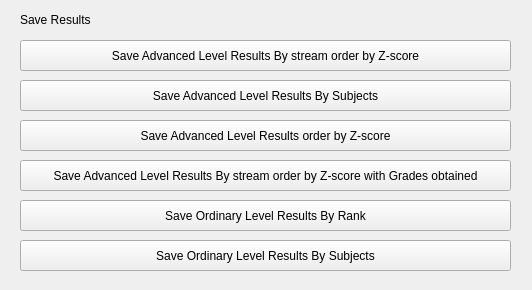
<?xml version="1.0" encoding="UTF-8"?>
<ui version="4.0">
 <class>Form</class>
 <widget class="QWidget" name="Form">
  <property name="geometry">
   <rect>
    <x>0</x>
    <y>0</y>
    <width>532</width>
    <height>290</height>
   </rect>
  </property>
  <property name="windowTitle">
   <string>Form</string>
  </property>
  <widget class="QLabel" name="label">
   <property name="geometry">
    <rect>
     <x>20</x>
     <y>10</y>
     <width>101</width>
     <height>20</height>
    </rect>
   </property>
   <property name="styleSheet">
    <string notr="true">font: 11pt &quot;MS Reference Sans Serif&quot;;</string>
   </property>
   <property name="text">
    <string>Save Results</string>
   </property>
  </widget>
  <widget class="QPushButton" name="pushButton">
   <property name="geometry">
    <rect>
     <x>20</x>
     <y>40</y>
     <width>491</width>
     <height>31</height>
    </rect>
   </property>
   <property name="text">
    <string>Save Advanced Level Results By stream order by Z-score</string>
   </property>
  </widget>
  <widget class="QPushButton" name="pushButton_2">
   <property name="geometry">
    <rect>
     <x>20</x>
     <y>200</y>
     <width>491</width>
     <height>31</height>
    </rect>
   </property>
   <property name="text">
    <string>Save Ordinary Level Results By Rank</string>
   </property>
  </widget>
  <widget class="QLabel" name="label_2">
   <property name="geometry">
    <rect>
     <x>200</x>
     <y>10</y>
     <width>311</width>
     <height>20</height>
    </rect>
   </property>
   <property name="styleSheet">
    <string notr="true">font: 11pt &quot;MS Reference Sans Serif&quot;;</string>
   </property>
   <property name="text">
    <string/>
   </property>
  </widget>
  <widget class="QPushButton" name="pushButton_3">
   <property name="geometry">
    <rect>
     <x>20</x>
     <y>80</y>
     <width>491</width>
     <height>31</height>
    </rect>
   </property>
   <property name="text">
    <string>Save Advanced Level Results By Subjects</string>
   </property>
  </widget>
  <widget class="QPushButton" name="pushButton_4">
   <property name="geometry">
    <rect>
     <x>20</x>
     <y>240</y>
     <width>491</width>
     <height>31</height>
    </rect>
   </property>
   <property name="text">
    <string>Save Ordinary Level Results By Subjects</string>
   </property>
  </widget>
  <widget class="QPushButton" name="pushButton_5">
   <property name="geometry">
    <rect>
     <x>20</x>
     <y>120</y>
     <width>491</width>
     <height>31</height>
    </rect>
   </property>
   <property name="text">
    <string>Save Advanced Level Results order by Z-score</string>
   </property>
  </widget>
  <widget class="QPushButton" name="pushButton_6">
   <property name="geometry">
    <rect>
     <x>20</x>
     <y>160</y>
     <width>491</width>
     <height>31</height>
    </rect>
   </property>
   <property name="text">
    <string>Save Advanced Level Results By stream order by Z-score with Grades obtained</string>
   </property>
  </widget>
 </widget>
 <resources/>
 <connections/>
</ui>
